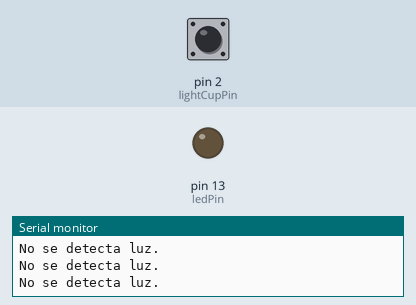
The sketch below on a simulated Arduino Uno, built with avr-gcc and run on an emulated ATmega328P. Parts: output pins drawn as LEDs (lit = HIGH), the last lines printed to the serial monitor. Inputs (shaded band) come from the test bench; at power-on: pin 2 (lightCupPin) LOW.

Above: at 1.8 s.
1.9 s: pin 2 (lightCupPin) pulled HIGH for 0.6 s
At 2.4 s:
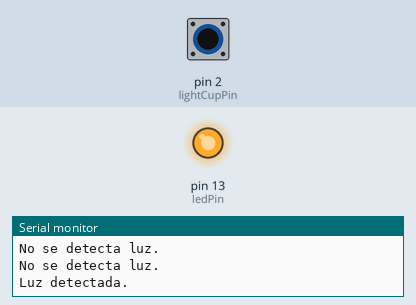
4.0 s: pin 2 (lightCupPin) pulled HIGH for 3.2 s
At 8.4 s:
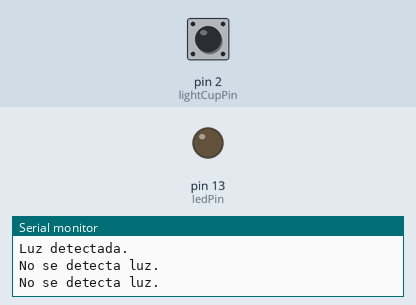
Timing chart, 0 to 9.9 s (numbered marks = the images above; inputs shaded):
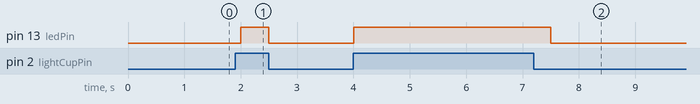

The sketch:

lightcupconled-bueno-01.ino
```cpp
// Define los pines
const int lightCupPin = 2;
const int ledPin = 13;

void setup() {
  // Inicializa el puerto serie para la salida de datos
  Serial.begin(9600);

  // Configura el pin del sensor de luz como entrada
  pinMode(lightCupPin, INPUT);

  // Configura el pin del LED como salida
  pinMode(ledPin, OUTPUT);

  Serial.println("Iniciando Light Cup...");
}

void loop() {
  // Lee el estado del sensor de luz
  int sensorValue = digitalRead(lightCupPin);

  // Verifica si el sensor detecta luz o no
  if (sensorValue == HIGH) {
    Serial.println("Luz detectada.");
    digitalWrite(ledPin, HIGH); // Enciende el LED
  } else {
    Serial.println("No se detecta luz.");
    digitalWrite(ledPin, LOW); // Apaga el LED
  }

  // Espera medio segundo antes de la siguiente lectura
  delay(500);
}
```

Measured:
- after the input at 1.9 s, pin 13 (ledPin): LOW → HIGH after 0.10 s, → LOW 0.50 s later
- after the input at 4.0 s, pin 13 (ledPin): LOW → HIGH at once, → LOW 3.5 s later
